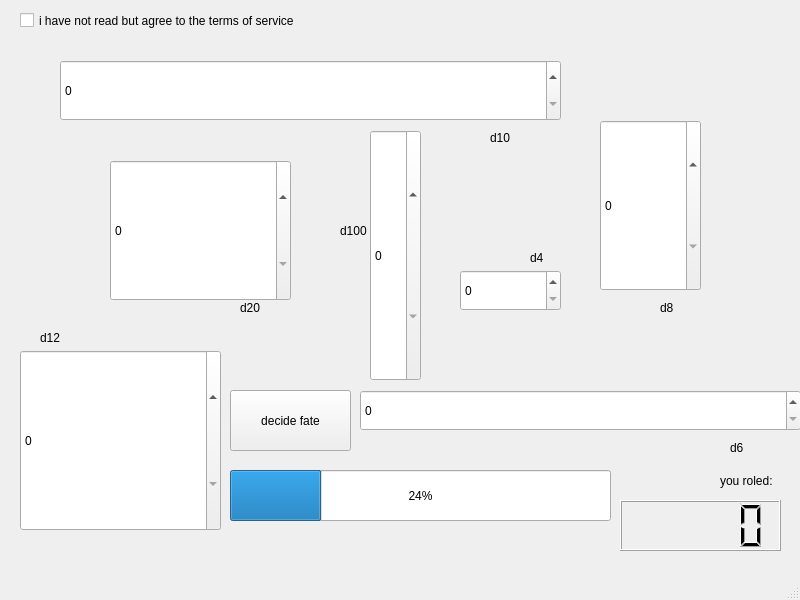
<?xml version="1.0" encoding="UTF-8"?>
<ui version="4.0">
 <class>MainWindow</class>
 <widget class="QMainWindow" name="MainWindow">
  <property name="geometry">
   <rect>
    <x>0</x>
    <y>0</y>
    <width>800</width>
    <height>600</height>
   </rect>
  </property>
  <property name="windowTitle">
   <string>MainWindow</string>
  </property>
  <widget class="QWidget" name="centralwidget">
   <widget class="QSpinBox" name="d10box">
    <property name="geometry">
     <rect>
      <x>60</x>
      <y>60</y>
      <width>501</width>
      <height>61</height>
     </rect>
    </property>
   </widget>
   <widget class="QSpinBox" name="d12box">
    <property name="geometry">
     <rect>
      <x>20</x>
      <y>350</y>
      <width>201</width>
      <height>181</height>
     </rect>
    </property>
   </widget>
   <widget class="QSpinBox" name="d8box">
    <property name="geometry">
     <rect>
      <x>600</x>
      <y>120</y>
      <width>101</width>
      <height>171</height>
     </rect>
    </property>
   </widget>
   <widget class="QSpinBox" name="d4box">
    <property name="geometry">
     <rect>
      <x>460</x>
      <y>270</y>
      <width>101</width>
      <height>41</height>
     </rect>
    </property>
   </widget>
   <widget class="QSpinBox" name="d100box">
    <property name="geometry">
     <rect>
      <x>370</x>
      <y>130</y>
      <width>51</width>
      <height>251</height>
     </rect>
    </property>
   </widget>
   <widget class="QSpinBox" name="d20box">
    <property name="geometry">
     <rect>
      <x>110</x>
      <y>160</y>
      <width>181</width>
      <height>141</height>
     </rect>
    </property>
   </widget>
   <widget class="QSpinBox" name="d6box">
    <property name="geometry">
     <rect>
      <x>360</x>
      <y>390</y>
      <width>441</width>
      <height>41</height>
     </rect>
    </property>
   </widget>
   <widget class="QCheckBox" name="terms_of_service">
    <property name="geometry">
     <rect>
      <x>20</x>
      <y>10</y>
      <width>281</width>
      <height>21</height>
     </rect>
    </property>
    <property name="text">
     <string>i have not read but agree to the terms of service</string>
    </property>
   </widget>
   <widget class="QPushButton" name="decide_fate">
    <property name="geometry">
     <rect>
      <x>230</x>
      <y>390</y>
      <width>121</width>
      <height>61</height>
     </rect>
    </property>
    <property name="text">
     <string>decide fate</string>
    </property>
   </widget>
   <widget class="QLabel" name="label">
    <property name="geometry">
     <rect>
      <x>530</x>
      <y>250</y>
      <width>31</width>
      <height>16</height>
     </rect>
    </property>
    <property name="text">
     <string>d4</string>
    </property>
   </widget>
   <widget class="QLabel" name="label_2">
    <property name="geometry">
     <rect>
      <x>240</x>
      <y>300</y>
      <width>49</width>
      <height>16</height>
     </rect>
    </property>
    <property name="text">
     <string>d20</string>
    </property>
   </widget>
   <widget class="QLabel" name="label_3">
    <property name="geometry">
     <rect>
      <x>490</x>
      <y>130</y>
      <width>49</width>
      <height>16</height>
     </rect>
    </property>
    <property name="text">
     <string>d10</string>
    </property>
   </widget>
   <widget class="QLabel" name="label_4">
    <property name="geometry">
     <rect>
      <x>340</x>
      <y>210</y>
      <width>31</width>
      <height>41</height>
     </rect>
    </property>
    <property name="text">
     <string>d100</string>
    </property>
   </widget>
   <widget class="QLabel" name="label_5">
    <property name="geometry">
     <rect>
      <x>730</x>
      <y>440</y>
      <width>49</width>
      <height>16</height>
     </rect>
    </property>
    <property name="text">
     <string>d6</string>
    </property>
   </widget>
   <widget class="QLabel" name="label_6">
    <property name="geometry">
     <rect>
      <x>660</x>
      <y>300</y>
      <width>49</width>
      <height>16</height>
     </rect>
    </property>
    <property name="text">
     <string>d8</string>
    </property>
   </widget>
   <widget class="QLabel" name="label_7">
    <property name="geometry">
     <rect>
      <x>40</x>
      <y>330</y>
      <width>49</width>
      <height>16</height>
     </rect>
    </property>
    <property name="text">
     <string>d12</string>
    </property>
   </widget>
   <widget class="QProgressBar" name="decrease_bar">
    <property name="geometry">
     <rect>
      <x>230</x>
      <y>470</y>
      <width>381</width>
      <height>51</height>
     </rect>
    </property>
    <property name="value">
     <number>24</number>
    </property>
   </widget>
   <widget class="QLabel" name="label_8">
    <property name="geometry">
     <rect>
      <x>-30</x>
      <y>-40</y>
      <width>841</width>
      <height>621</height>
     </rect>
    </property>
    <property name="text">
     <string/>
    </property>
    <property name="pixmap">
     <pixmap>../../Saved Pictures/cursed memes/betacuck.PNG</pixmap>
    </property>
    <property name="scaledContents">
     <bool>true</bool>
    </property>
   </widget>
   <widget class="QLCDNumber" name="result">
    <property name="geometry">
     <rect>
      <x>620</x>
      <y>500</y>
      <width>161</width>
      <height>51</height>
     </rect>
    </property>
   </widget>
   <widget class="QLabel" name="label_9">
    <property name="geometry">
     <rect>
      <x>720</x>
      <y>460</y>
      <width>71</width>
      <height>41</height>
     </rect>
    </property>
    <property name="text">
     <string>you roled:</string>
    </property>
    <property name="scaledContents">
     <bool>true</bool>
    </property>
   </widget>
   <zorder>label_8</zorder>
   <zorder>d10box</zorder>
   <zorder>d12box</zorder>
   <zorder>d8box</zorder>
   <zorder>d4box</zorder>
   <zorder>d100box</zorder>
   <zorder>d20box</zorder>
   <zorder>d6box</zorder>
   <zorder>terms_of_service</zorder>
   <zorder>decide_fate</zorder>
   <zorder>label</zorder>
   <zorder>label_2</zorder>
   <zorder>label_3</zorder>
   <zorder>label_4</zorder>
   <zorder>label_5</zorder>
   <zorder>label_6</zorder>
   <zorder>label_7</zorder>
   <zorder>decrease_bar</zorder>
   <zorder>result</zorder>
   <zorder>label_9</zorder>
  </widget>
  <widget class="QStatusBar" name="statusbar"/>
  <widget class="QMenuBar" name="menubar">
   <property name="geometry">
    <rect>
     <x>0</x>
     <y>0</y>
     <width>800</width>
     <height>21</height>
    </rect>
   </property>
  </widget>
 </widget>
 <resources/>
 <connections/>
</ui>
